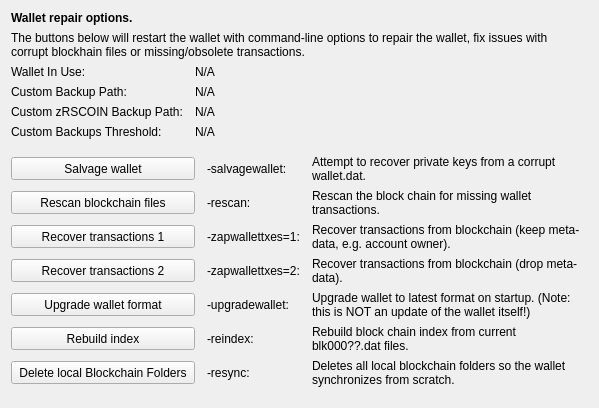
     <widget class="QWidget" name="tab_repair">
      <attribute name="title">
       <string>&amp;Wallet Repair</string>
      </attribute>
      <layout class="QGridLayout" name="gridLayout_4" columnstretch="0,0,0,0">
       <property name="horizontalSpacing">
        <number>12</number>
       </property>
       <item row="0" column="0" colspan="4">
        <widget class="QLabel" name="label_repair_header">
         <property name="font">
          <font>
           <weight>75</weight>
           <bold>true</bold>
          </font>
         </property>
         <property name="text">
          <string>Wallet repair options.</string>
         </property>
        </widget>
       </item>
       <item row="1" column="0" colspan="4">
        <widget class="QLabel" name="label_repair_helptext">
         <property name="font">
          <font>
           <weight>50</weight>
           <bold>false</bold>
          </font>
         </property>
         <property name="text">
          <string>The buttons below will restart the wallet with command-line options to repair the wallet, fix issues with corrupt blockhain files or missing/obsolete transactions.</string>
         </property>
         <property name="wordWrap">
          <bool>true</bool>
         </property>
        </widget>
       </item>
       <item row="2" column="0">
        <widget class="QLabel" name="wallet_path_label">
         <property name="text">
          <string>Wallet In Use:</string>
         </property>
        </widget>
       </item>
       <item row="2" column="1" colspan="3">
        <widget class="QLabel" name="wallet_path">
         <property name="cursor">
          <cursorShape>IBeamCursor</cursorShape>
         </property>
         <property name="text">
          <string>N/A</string>
         </property>
         <property name="textFormat">
          <enum>Qt::PlainText</enum>
         </property>
         <property name="textInteractionFlags">
          <set>Qt::LinksAccessibleByMouse|Qt::TextSelectableByKeyboard|Qt::TextSelectableByMouse</set>
         </property>
        </widget>
       </item>
       <item row="3" column="0">
        <widget class="QLabel" name="wallet_custombackuppath_label">
         <property name="visible">
          <bool>false</bool>
         </property>
         <property name="text">
          <string>Custom Backup Path:</string>
         </property>
        </widget>
       </item>
       <item row="3" column="1" colspan="3">
        <widget class="QLabel" name="wallet_custombackuppath">
         <property name="cursor">
          <cursorShape>IBeamCursor</cursorShape>
         </property>
         <property name="visible">
          <bool>false</bool>
         </property>
         <property name="text">
          <string>N/A</string>
         </property>
         <property name="textFormat">
          <enum>Qt::PlainText</enum>
         </property>
         <property name="textInteractionFlags">
          <set>Qt::LinksAccessibleByMouse|Qt::TextSelectableByKeyboard|Qt::TextSelectableByMouse</set>
         </property>
        </widget>
       </item>
       <item row="4" column="0">
        <widget class="QLabel" name="wallet_customzpivbackuppath_label">
         <property name="visible">
          <bool>false</bool>
         </property>
         <property name="text">
          <string>Custom zRSCOIN Backup Path:</string>
         </property>
        </widget>
       </item>
       <item row="4" column="1" colspan="3">
        <widget class="QLabel" name="wallet_customzpivbackuppath">
         <property name="cursor">
          <cursorShape>IBeamCursor</cursorShape>
         </property>
         <property name="visible">
          <bool>false</bool>
         </property>
         <property name="text">
          <string>N/A</string>
         </property>
         <property name="textFormat">
          <enum>Qt::PlainText</enum>
         </property>
         <property name="textInteractionFlags">
          <set>Qt::LinksAccessibleByMouse|Qt::TextSelectableByKeyboard|Qt::TextSelectableByMouse</set>
         </property>
        </widget>
       </item>
       <item row="5" column="0">
        <widget class="QLabel" name="wallet_custombackupthreshold_label">
         <property name="visible">
          <bool>false</bool>
         </property>
         <property name="text">
          <string>Custom Backups Threshold:</string>
         </property>
        </widget>
       </item>
       <item row="5" column="1" colspan="3">
        <widget class="QLabel" name="wallet_custombackupthreshold">
         <property name="cursor">
          <cursorShape>IBeamCursor</cursorShape>
         </property>
         <property name="visible">
          <bool>false</bool>
         </property>
         <property name="text">
          <string>N/A</string>
         </property>
         <property name="textFormat">
          <enum>Qt::PlainText</enum>
         </property>
         <property name="textInteractionFlags">
          <set>Qt::LinksAccessibleByMouse|Qt::TextSelectableByKeyboard|Qt::TextSelectableByMouse</set>
         </property>
        </widget>
       </item>
       <item row="6" column="0">
        <spacer name="verticalSpacer_repair1">
         <property name="orientation">
          <enum>Qt::Vertical</enum>
         </property>
         <property name="sizeHint" stdset="0">
          <size>
           <width>10</width>
           <height>10</height>
          </size>
         </property>
        </spacer>
       </item>
       <item row="7" column="0" colspan="2">
        <widget class="QPushButton" name="btn_salvagewallet">
         <property name="minimumSize">
          <size>
           <width>100</width>
           <height>23</height>
          </size>
         </property>
         <property name="text">
          <string>Salvage wallet</string>
         </property>
        </widget>
       </item>
       <item row="7" column="2">
        <widget class="QLabel" name="label_repair_salvage_command">
         <property name="text">
          <string notr="true">-salvagewallet:</string>
         </property>
        </widget>
       </item>
       <item row="7" column="3">
        <widget class="QLabel" name="label_repair_salvage">
         <property name="text">
          <string>Attempt to recover private keys from a corrupt wallet.dat.</string>
         </property>
         <property name="wordWrap">
          <bool>true</bool>
         </property>
        </widget>
       </item>
       <item row="8" column="0" colspan="2">
        <widget class="QPushButton" name="btn_rescan">
         <property name="minimumSize">
          <size>
           <width>100</width>
           <height>23</height>
          </size>
         </property>
         <property name="text">
          <string>Rescan blockchain files</string>
         </property>
        </widget>
       </item>
       <item row="8" column="2">
        <widget class="QLabel" name="label_repair_rescan_command">
         <property name="text">
          <string notr="true">-rescan:</string>
         </property>
        </widget>
       </item>
       <item row="8" column="3">
        <widget class="QLabel" name="label_repair_rescan">
         <property name="text">
          <string>Rescan the block chain for missing wallet transactions.</string>
         </property>
         <property name="wordWrap">
          <bool>true</bool>
         </property>
        </widget>
       </item>
       <item row="9" column="0" colspan="2">
        <widget class="QPushButton" name="btn_zapwallettxes1">
         <property name="minimumSize">
          <size>
           <width>100</width>
           <height>23</height>
          </size>
         </property>
         <property name="text">
          <string>Recover transactions 1</string>
         </property>
        </widget>
       </item>
       <item row="9" column="2">
        <widget class="QLabel" name="label_repair_zap1_command">
         <property name="text">
          <string notr="true">-zapwallettxes=1:</string>
         </property>
        </widget>
       </item>
       <item row="9" column="3">
        <widget class="QLabel" name="label_repair_zap1">
         <property name="text">
          <string>Recover transactions from blockchain (keep meta-data, e.g. account owner).</string>
         </property>
         <property name="wordWrap">
          <bool>true</bool>
         </property>
        </widget>
       </item>
       <item row="10" column="0" colspan="2">
        <widget class="QPushButton" name="btn_zapwallettxes2">
         <property name="minimumSize">
          <size>
           <width>100</width>
           <height>23</height>
          </size>
         </property>
         <property name="text">
          <string>Recover transactions 2</string>
         </property>
        </widget>
       </item>
       <item row="10" column="2">
        <widget class="QLabel" name="label_repair_zap2_command">
         <property name="text">
          <string notr="true">-zapwallettxes=2:</string>
         </property>
        </widget>
       </item>
       <item row="10" column="3">
        <widget class="QLabel" name="label_repair_zap2">
         <property name="text">
          <string>Recover transactions from blockchain (drop meta-data).</string>
         </property>
         <property name="wordWrap">
          <bool>true</bool>
         </property>
        </widget>
       </item>
       <item row="11" column="0" colspan="2">
        <widget class="QPushButton" name="btn_upgradewallet">
         <property name="minimumSize">
          <size>
           <width>100</width>
           <height>23</height>
          </size>
         </property>
         <property name="text">
          <string>Upgrade wallet format</string>
         </property>
        </widget>
       </item>
       <item row="11" column="2">
        <widget class="QLabel" name="label_repair_upgrade_command">
         <property name="text">
          <string notr="true">-upgradewallet:</string>
         </property>
        </widget>
       </item>
       <item row="11" column="3">
        <widget class="QLabel" name="label_repair_upgrade">
         <property name="text">
          <string>Upgrade wallet to latest format on startup. (Note: this is NOT an update of the wallet itself!)</string>
         </property>
         <property name="wordWrap">
          <bool>true</bool>
         </property>
        </widget>
       </item>
       <item row="12" column="0" colspan="2">
        <widget class="QPushButton" name="btn_reindex">
         <property name="minimumSize">
          <size>
           <width>100</width>
           <height>23</height>
          </size>
         </property>
         <property name="text">
          <string>Rebuild index</string>
         </property>
        </widget>
       </item>
       <item row="12" column="2">
        <widget class="QLabel" name="label_repair_reindex_command">
         <property name="text">
          <string notr="true">-reindex:</string>
         </property>
        </widget>
       </item>
       <item row="12" column="3">
        <widget class="QLabel" name="label_repair_reindex">
         <property name="text">
          <string>Rebuild block chain index from current blk000??.dat files.</string>
         </property>
         <property name="wordWrap">
          <bool>true</bool>
         </property>
        </widget>
       </item>
       <item row="13" column="0" colspan="2">
        <widget class="QPushButton" name="btn_resync">
         <property name="minimumSize">
          <size>
           <width>100</width>
           <height>23</height>
          </size>
         </property>
         <property name="text">
          <string>Delete local Blockchain Folders</string>
         </property>
        </widget>
       </item>
       <item row="13" column="2">
        <widget class="QLabel" name="label_repair_resync_command">
         <property name="text">
          <string>-resync:</string>
         </property>
        </widget>
       </item>
       <item row="13" column="3">
        <widget class="QLabel" name="label_repair_resync">
         <property name="text">
          <string>Deletes all local blockchain folders so the wallet synchronizes from scratch.</string>
         </property>
         <property name="wordWrap">
          <bool>true</bool>
         </property>
        </widget>
       </item>
       <item row="14" column="0">
        <spacer name="verticalSpacer_repair2">
         <property name="orientation">
          <enum>Qt::Vertical</enum>
         </property>
         <property name="sizeHint" stdset="0">
          <size>
           <width>20</width>
           <height>10</height>
          </size>
         </property>
        </spacer>
       </item>
      </layout>
     </widget>
